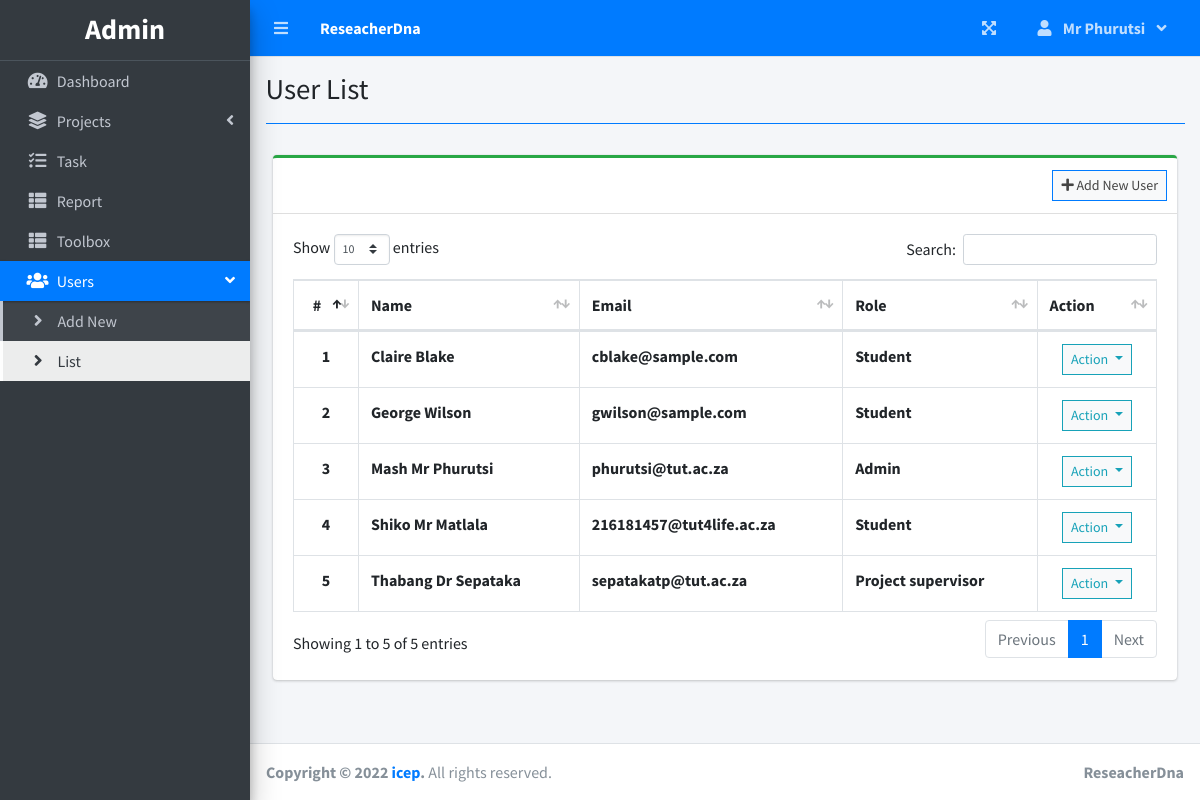
The page /index.php?page=user_list (signed in) on the database its author committed.
### tables this page shows
CREATE TABLE `users` (
  `id` int(30) NOT NULL,
  `firstname` varchar(200) NOT NULL,
  `lastname` varchar(200) NOT NULL,
  `email` varchar(200) NOT NULL,
  `password` text NOT NULL,
  `type` tinyint(1) NOT NULL DEFAULT 2 COMMENT '1 = admin, 2 = staff',
  `avatar` text NOT NULL DEFAULT 'no-image-available.png',
  `date_created` datetime NOT NULL DEFAULT current_timestamp()
);

### user_list.php (the view, shortened to what this page needs)
<?php include'db_connect.php' ?>
<div class="col-lg-12">
	<div class="card card-outline card-success">
		<div class="card-header">
			<div class="card-tools">
				<a class="btn btn-block btn-sm btn-default btn-flat border-primary" href="./index.php?page=new_user"><i class="fa fa-plus"></i> Add New User</a>
			</div>
		</div>
		<div class="card-body">
			<table class="table tabe-hover table-bordered" id="list">
				<thead>
					<tr>
						<th class="text-center">#</th>
						<th>Name</th>
						<th>Email</th>
						<th>Role</th>
						<th>Action</th>
					</tr>
				</thead>
				<tbody>
					<?php
					$i = 1;
					$type = array('',"Admin","Project supervisor","Student");
					$qry = $conn->query("SELECT *,concat(firstname,' ',lastname) as name FROM users order by concat(firstname,' ',lastname) asc");
					while($row= $qry->fetch_assoc()):
					?>
					<tr>
						<th class="text-center"><?php echo $i++ ?></th>
						<td><b><?php echo ucwords($row['name']) ?></b></td>
						<td><b><?php echo $row['email'] ?></b></td>
						<td><b><?php echo $type[$row['type']] ?></b></td>
						<td class="text-center">
							<button type="button" class="btn btn-default btn-sm btn-flat border-info wave-effect text-info dropdown-toggle" data-toggle="dropdown" aria-expanded="true">
		                      Action
		                    </button>
						</td>
					</tr>
				<?php endwhile; ?>
				</tbody>
			</table>
		</div>
	</div>
</div>

### rows shown on the page
users: name "Claire Blake", email "cblake@sample.com", type "Student"
users: name "George Wilson", email "gwilson@sample.com", type "Student"
users: name "Mash Mr Phurutsi", email "phurutsi@tut.ac.za", type "Admin"
users: name "Shiko Mr Matlala", email "216181457@tut4life.ac.za", type "Student"
users: name "Thabang Dr Sepataka", email "sepatakatp@tut.ac.za", type "Project supervisor"

### other values the page prints
$_SESSION['system']['name'] "ReseacherDna"
$_SESSION['login_lastname'] "Mr Phurutsi"
$title "User List"
